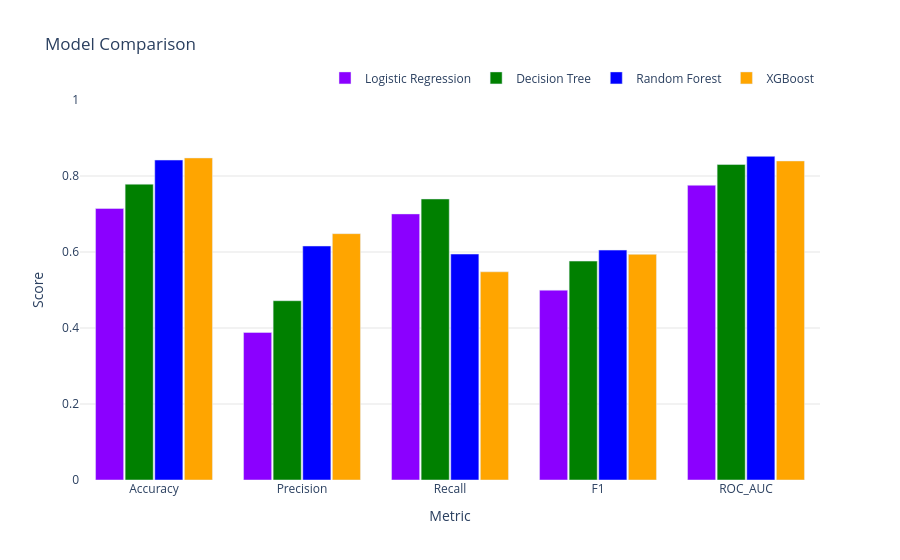

The notebook cell this image was saved under:
### Code cell
# %pip install plotly
import plotly.graph_objects as go

metrics = ['Accuracy', 'Precision', 'Recall', 'F1', 'ROC_AUC']
colors = ['#8B00FF', '#008000', '#0000FF', '#FFA500']

fig = go.Figure()

for i, row in results_df.iterrows():
    fig.add_trace(go.Bar(
        name=row['Model'],
        x=metrics,
        y=[row[m] for m in metrics],
        marker_color=colors[i],
        hovertemplate='<b>%{fullData.name}</b><br>%{x}: %{y:.4f}<extra></extra>'
    ))

fig.update_layout(
    barmode='group',
    title='Model Comparison',
    yaxis=dict(title='Score', range=[0, 1.0]),
    xaxis=dict(title='Metric'),
    legend=dict(orientation='h', yanchor='bottom', y=1.02, xanchor='right', x=1),
    hovermode='x unified',
    plot_bgcolor='white',
    bargap=0.2,
    bargroupgap=0.05
)

fig.update_yaxes(gridcolor='rgba(0,0,0,0.1)')

fig.show()

### Figure 1 — Plotly figure (JSON) as saved in the notebook; plotly's stock layout.template omitted (floating-point values rounded to 4 significant figures)
{"data": [{"hovertemplate": "<b>%{fullData.name}</b><br>%{x}: %{y:.4f}<extra></extra>", "marker": {"color": "#8B00FF"}, "name": "Logistic Regression", "type": "bar", "x": ["Accuracy", "Precision", "Recall", "F1", "ROC_AUC"], "y": [0.7145, 0.3883, 0.7002, 0.4996, 0.7757]}, {"hovertemplate": "<b>%{fullData.name}</b><br>%{x}: %{y:.4f}<extra></extra>", "marker": {"color": "#008000"}, "name": "Decision Tree", "type": "bar", "x": ["Accuracy", "Precision", "Recall", "F1", "ROC_AUC"], "y": [0.7785, 0.4718, 0.7396, 0.5761, 0.8302]}, {"hovertemplate": "<b>%{fullData.name}</b><br>%{x}: %{y:.4f}<extra></extra>", "marker": {"color": "#0000FF"}, "name": "Random Forest", "type": "bar", "x": ["Accuracy", "Precision", "Recall", "F1", "ROC_AUC"], "y": [0.842, 0.6158, 0.5946, 0.605, 0.8517]}, {"hovertemplate": "<b>%{fullData.name}</b><br>%{x}: %{y:.4f}<extra></extra>", "marker": {"color": "#FFA500"}, "name": "XGBoost", "type": "bar", "x": ["Accuracy", "Precision", "Recall", "F1", "ROC_AUC"], "y": [0.8475, 0.6483, 0.5479, 0.5939, 0.8396]}], "layout": {"bargap": 0.2, "bargroupgap": 0.05, "barmode": "group", "hovermode": "x unified", "legend": {"orientation": "h", "x": 1, "xanchor": "right", "y": 1.02, "yanchor": "bottom"}, "plot_bgcolor": "white", "title": {"text": "Model Comparison"}, "xaxis": {"title": {"text": "Metric"}}, "yaxis": {"gridcolor": "rgba(0,0,0,0.1)", "range": [0, 1], "title": {"text": "Score"}}}}
